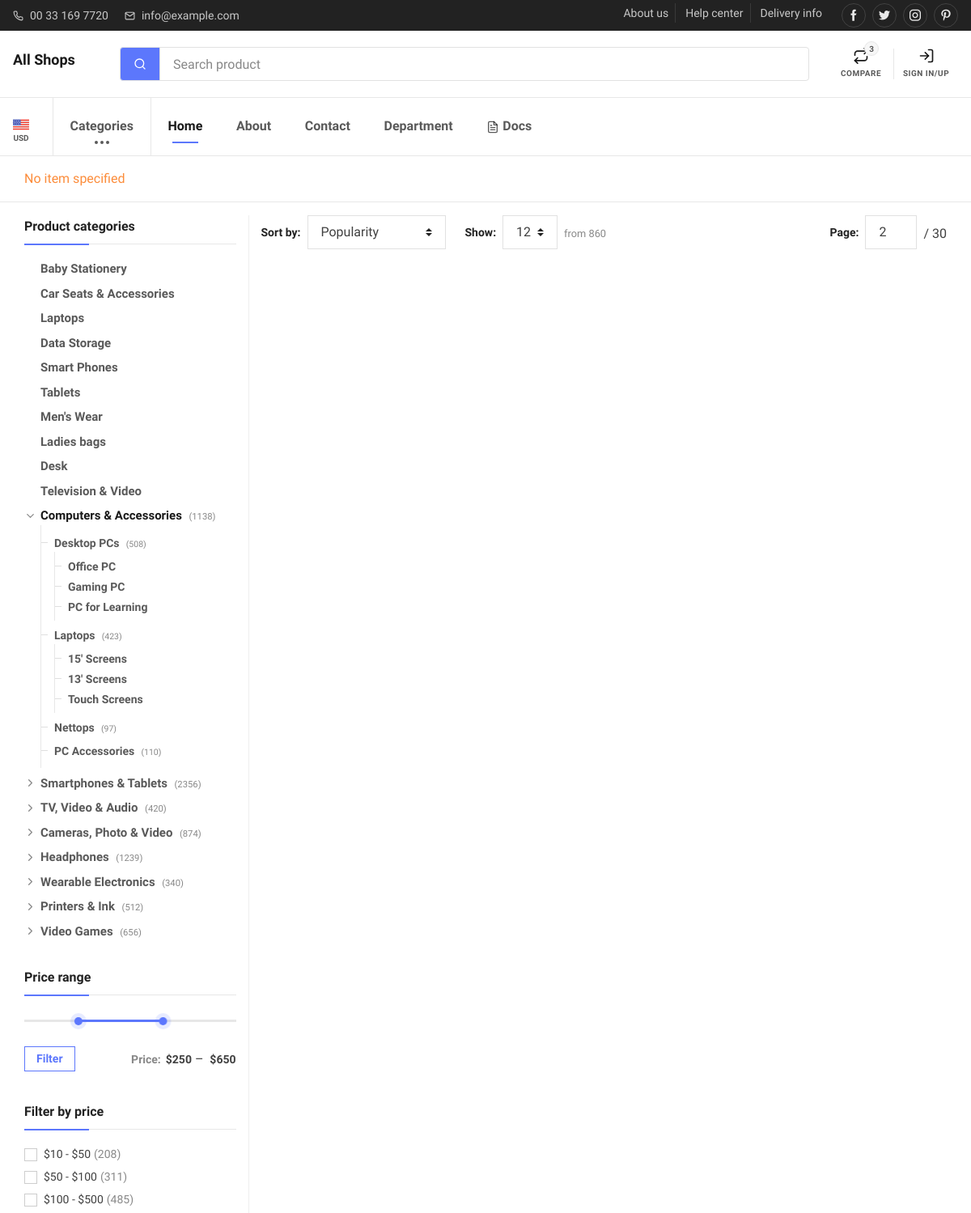
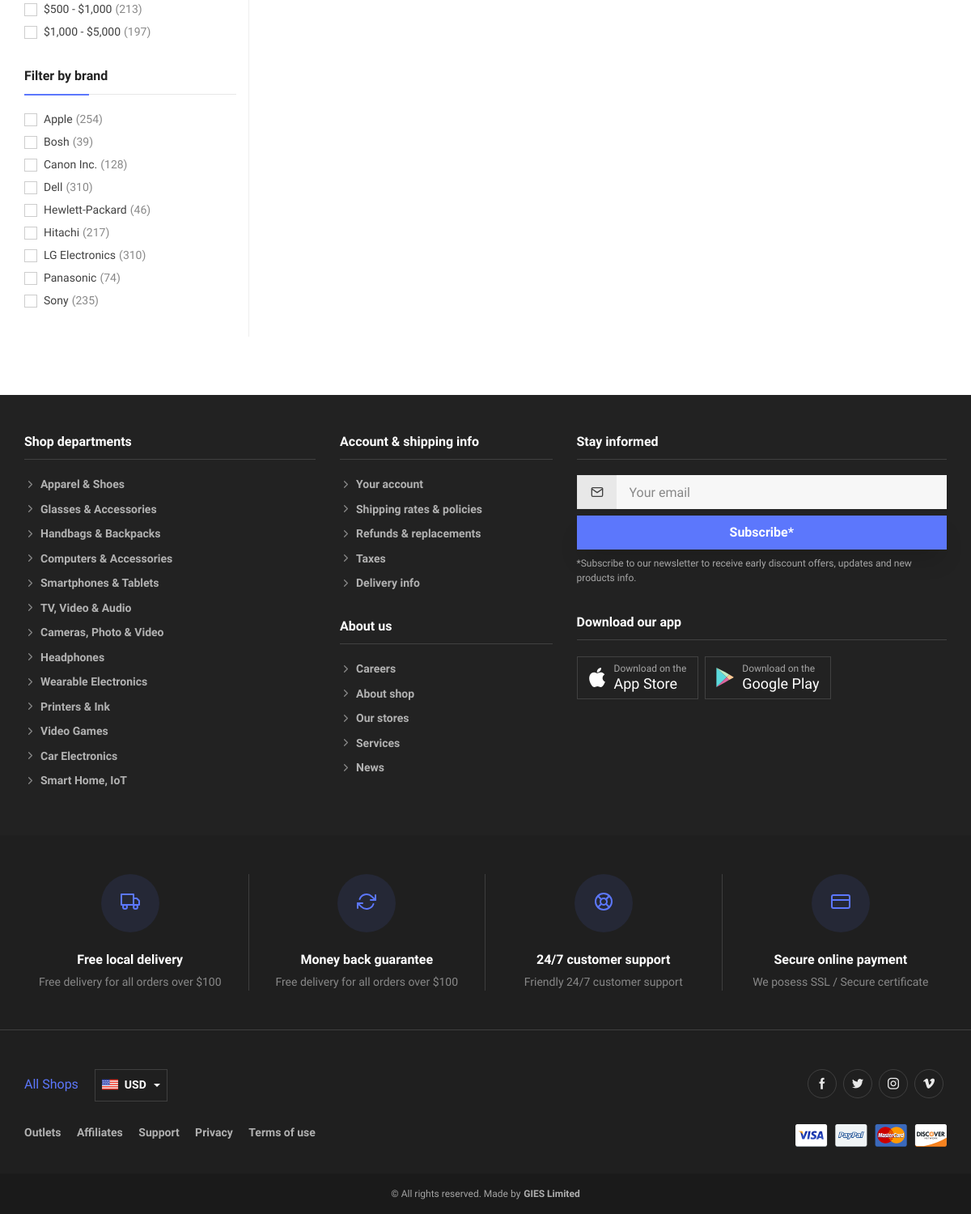
The app's page /products/qs with its own data (2 pictures, top to bottom).
### products/models.py (models this page shows, shortened)
class SubCategory(models.Model):
    category        = models.ForeignKey(ProductCategory, on_delete=models.CASCADE, null=True, blank=True)
    title           = models.CharField(max_length=120, unique=True)
    class Meta:
        verbose_name = 'Sub category'
        verbose_name_plural = 'Sub categories'

### products/views.py (the view)
# urls.py: path('qs', ProductSearchView.as_view(), name='productQuery'),
class ProductSearchView(ListView):
    template_name = "products/product_search.html"
    paginate_by = 4
    def get_queryset(self, *args, **kwargs):
        input_queried = self.request.GET.get('productSearch')
        products = Product.objects.all()
        category = self.request.GET.get('category', None)
        if category:
            category_qs = products.filter(
                           Q(category__title=category) |
                           Q(sub_category__title=category)).distinct()
            return category_qs
        if input_queried != '' and input_queried is not None:
            return Product.objects.search(input_queried)
        else:
            return ''
    def get_context_data(self, *args, **kwargs):
        context = super(ProductSearchView, self).get_context_data(*args, **kwargs)
        input_queried = self.request.GET.get('productSearch')
        context['input_queried'] = input_queried
        context.update({
            'sub_categories': SubCategory.objects.values("title"),
        })
        return context

### templates/products/product_search.html (shortened to what this page needs)
{% extends "layout.html" %}
{% block content %}
    <div class="p/age-title-wrapper pt-3" aria-label="Page title">
      <div class="container">
        {% if input_queried %}
          <p>Showing results for <b class="text-info font-weight-semibold">"{{ input_queried }}"</b></p>
        {% else %}
          <p class="text-warning">No item specified</p>
        {% endif %}
      </div>
    </div>
    <hr class="my-3">
    <div class="container pb-5 mb-4">
      <div class="row">
        <div class="col-lg-3" style="border-right: 1px solid #eee;">
          <div class="offcanvas-sidebar">
            <div class="offcanvas-sidebar-body">
              <div class="offcanvas-sidebar-body-inner">
                <div class="widget widget-categories mb-4 py-1">
                  <h3 class="widget-title">Product categories</h3>
                  <ul id="shopCategories">
                    {% for items in sub_categories %}
                      <li class="mb-2"><a href="?category={{ items.title }}">{{ items.title }}</a></li>
                    {% endfor %}
                    <li class="has-children"><a href="#computers" data-toggle="collapse"><i class="widget-categories-indicator" data-feather="chevron-down"></i>Computers &amp; Accessories<span class="badge text-muted ml-1">(1138)</span></a>
                      <ul class="collapse show" id="computers" data-parent="#shopCategories">
                        <li><a href="#">Desktop PCs<span class="badge text-muted ml-1">(508)</span></a>
                          <ul>
                            <li><a href="#">Office PC</a></li>
                            <li><a href="#">Gaming PC</a></li>
                            <li><a href="#">PC for Learning</a></li>
                          </ul>
                        </li>
                        <li><a href="#">Laptops<span class="badge text-muted ml-1">(423)</span></a>
                          <ul>
                            <li><a href="#">15' Screens</a></li>
                            <li><a href="#">13' Screens</a></li>
                            <li><a href="#">Touch Screens</a></li>
                          </ul>
                        </li>
                        <li><a href="#">Nettops<span class="badge text-muted ml-1">(97)</span></a></li>
                        <li><a href="#">PC Accessories<span class="badge text-muted ml-1">(110)</span></a></li>
                      </ul>
                    </li>
                    <li class="has-children"><a class="collapsed" href="#smartphones" data-toggle="collapse"><i class="widget-categories-indicator" data-feather="chevron-down"></i>Smartphones &amp; Tablets<span class="badge text-muted ml-1">(2356)</span></a>
                    </li>
                    <li class="has-children"><a class="collapsed" href="#tv" data-toggle="collapse"><i class="widget-categories-indicator" data-feather="chevron-down"></i>TV, Video &amp; Audio<span class="badge text-muted ml-1">(420)</span></a>
                    </li>
                    <li class="has-children"><a class="collapsed" href="#cameras" data-toggle="collapse"><i class="widget-categories-indicator" data-feather="chevron-down"></i>Cameras, Photo &amp; Video<span class="badge text-muted ml-1">(874)</span></a>
                    </li>
                    <li class="has-children"><a class="collapsed" href="#headphones" data-toggle="collapse"><i class="widget-categories-indicator" data-feather="chevron-down"></i>Headphones<span class="badge text-muted ml-1">(1239)</span></a>
                    </li>
                    <li class="has-children"><a class="collapsed" href="#wearables" data-toggle="collapse"><i class="widget-categories-indicator" data-feather="chevron-down"></i>Wearable Electronics<span class="badge text-muted ml-1">(340)</span></a>
                    </li>
                    <li class="has-children"><a class="collapsed" href="#printers" data-toggle="collapse"><i class="widget-categories-indicator" data-feather="chevron-down"></i>Printers &amp; Ink<span class="badge text-muted ml-1">(512)</span></a>
                    </li>
                    <li class="has-children"><a class="collapsed" href="#games" data-toggle="collapse"><i class="widget-categories-indicator" data-feather="chevron-down"></i>Video Games<span class="badge text-muted ml-1">(656)</span></a>
                    </li>
                  </ul>
                </div>
                <div class="widget mb-4 pb-3">
                  <h3 class="widget-title">Price range</h3>
                  <form class="range-slider" data-start-min="250" data-start-max="650" data-min="0" data-max="1000" data-step="1">
                    <div class="ui-range-slider"></div>
                    <footer class="ui-range-slider-footer">
                      <div class="column">
                        <button class="btn btn-outline-primary btn-sm" type="submit">Filter</button>
                      </div>
                      <div class="column">
                        <div class="ui-range-values">
                          <div class="ui-range-label">Price:</div>
                          <div class="ui-range-value-min">$<span></span>
                          </div>&nbsp;&ndash;&nbsp;
                          <div class="ui-range-value-max">$<span></span>
                          </div>
                        </div>
                      </div>
                    </footer>
                  </form>
                </div>
                <div class="widget mb-4 pb-1">
                  <h3 class="widget-title">Filter by price</h3>
                  <div class="custom-control custom-checkbox mb-1">
                    <label class="custom-control-label" for="price-1">$10 - $50<span class="text-muted ml-1">(208)</span></label>
                  </div>
                  <div class="custom-control custom-checkbox mb-1">
                    <label class="custom-control-label" for="price-2">$50 - $100<span class="text-muted ml-1">(311)</span></label>
                  </div>
                  <div class="custom-control custom-checkbox mb-1">
                    <label class="custom-control-label" for="price-3">$100 - $500<span class="text-muted ml-1">(485)</span></label>
                  </div>
                  <div class="custom-control custom-checkbox mb-1">
                    <label class="custom-control-label" for="price-4">$500 - $1,000<span class="text-muted ml-1">(213)</span></label>
                  </div>
                  <div class="custom-control custom-checkbox mb-1">
                    <label class="custom-control-label" for="xs">$1,000 - $5,000<span class="text-muted ml-1">(197)</span></label>
                  </div>
                </div>
                <div class="widget mb-4 pb-1">
                  <h3 class="widget-title">Filter by brand</h3>
                  <div class="custom-control custom-checkbox mb-1">
                    <label class="custom-control-label" for="apple">Apple<span class="text-muted ml-1">(254)</span></label>
                  </div>
                  <div class="custom-control custom-checkbox mb-1">
                    <label class="custom-control-label" for="bosh">Bosh<span class="text-muted ml-1">(39)</span></label>
                  </div>
                  <div class="custom-control custom-checkbox mb-1">
                    <label class="custom-control-label" for="canon">Canon Inc.<span class="text-muted ml-1">(128)</span></label>
                  </div>
                  <div class="custom-control custom-checkbox mb-1">
                    <label class="custom-control-label" for="dell">Dell<span class="text-muted ml-1">(310)</span></label>
                  </div>
                  <div class="custom-control custom-checkbox mb-1">
                    <label class="custom-control-label" for="hp">Hewlett-Packard<span class="text-muted ml-1">(46)</span></label>
                  </div>
                  <div class="custom-control custom-checkbox mb-1">
                    <label class="custom-control-label" for="hitachi">Hitachi<span class="text-muted ml-1">(217)</span></label>
                  </div>
                  <div class="custom-control custom-checkbox mb-1">
                    <label class="custom-control-label" for="lg">LG Electronics<span class="text-muted ml-1">(310)</span></label>
                  </div>
                  <div class="custom-control custom-checkbox mb-1">
                    <label class="custom-control-label" for="panasonic">Panasonic<span class="text-muted ml-1">(74)</span></label>
                  </div>
                  <div class="custom-control custom-checkbox mb-1">
                    <label class="custom-control-label" for="sony">Sony<span class="text-muted ml-1">(235)</span></label>
                  </div>
                </div>
              </div>
            </div>
          </div>
        </div>
        <div class="col-lg-9">
          <div class="d-flex flex-wrap justify-content-center justify-content-sm-between pb-3">
            <div class="d-flex flex-wrap">
              <div class="form-inline flex-nowrap mr-3 mr-sm-4 pb-3">
                <label class="text-nowrap mr-2 d-none d-sm-block" for="sorting">Sort by:</label>
                <select class="form-control custom-select" id="sorting">
                  <option>Popularity</option>
                </select>
              </div>
              <div class="form-inline flex-nowrap pb-3">
                <label class="mr-2 d-none d-sm-block" for="number">Show:</label>
                <select class="form-control custom-select mr-sm-2" id="number">
                  <option>12</option>
                </select><small class="form-text text-muted text-nowrap d-none d-sm-block">from 860</small>
              </div>
            </div>
            <div class="form-inline d-none d-md-flex flex-nowrap pb-3">
              <label class="mr-2" for="pager">Page:</label>
              <input class="form-control mr-2" type="number" id="pager" value="2" style="width: 4rem;"><span class="form-text">/ 30</span>
            </div>
          </div>
          {% include 'includes/pagination.html' %}
          </div>
        </div>
      </div>
{% endblock content %}

### records on screen
SubCategory: title "Baby Stationery"
SubCategory: title "Car Seats & Accessories"
SubCategory: title "Laptops"
SubCategory: title "Data Storage"
SubCategory: title "Smart Phones"
SubCategory: title "Tablets"
SubCategory: title "Men's Wear"
SubCategory: title "Ladies bags"
SubCategory: title "Desk"
SubCategory: title "Television & Video"
